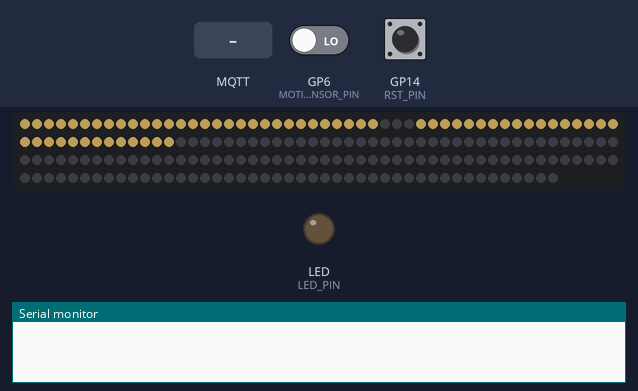
Bench run of a program on a simulated Raspberry Pi Pico W. Parts: 195 RGB LEDs in strip order, left to right, continuing on the next row, output pins drawn as LEDs (lit = HIGH), the last lines printed to the serial monitor. Inputs (shaded band) come from the test bench; at power-on: GP14 (RST_PIN) HIGH, GP6 (MOTION_SENSOR_PIN) LOW. Dim RGB values are drawn brighter than linear; WiFi joins after 1.5 s; servers stay silent unless stated; no MQTT or app messages arrive unless stated.

Above: at 1.9 s.
At 8.4 s:
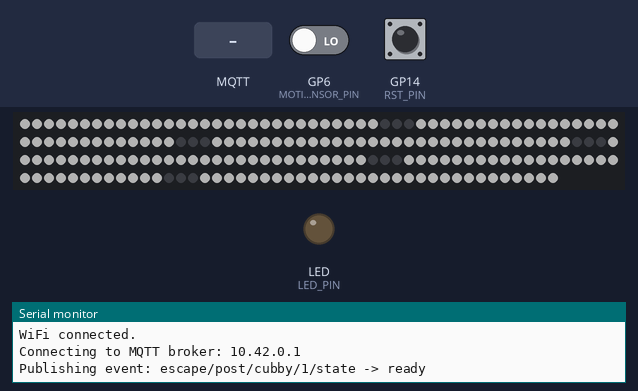
8.5 s: MQTT message "green" arrives on the first subscribed topic
10.0 s: MQTT message "green" arrives on the third subscribed topic
At 10.4 s:
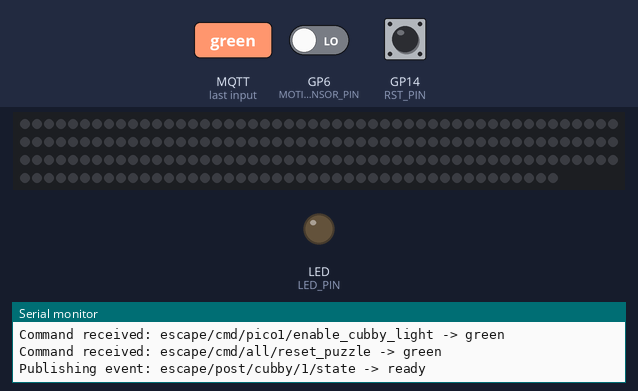
13.2 s: MQTT message "red" arrives on the first subscribed topic
14.7 s: GP14 (RST_PIN) pulled LOW for 0.15 s
Timing chart, 0 to 17.3 s (numbered marks = the images above; inputs shaded):
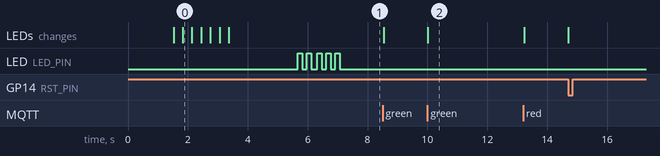

The program:

main.cpp
```cpp
#include <Arduino.h>
#include <WiFi.h>
#include <PubSubClient.h>
#include <Adafruit_NeoPixel.h>

#include "CubbyLedLayout.h"
#include "../../shared/EscapeRoomProtocol.h"
#include "../../shared/LedPowerBudget.h"
#include "../../shared/PostState.h"

#ifndef WIFI_SSID
#define WIFI_SSID "VenueWifi"
#endif

#ifndef WIFI_PASS
#define WIFI_PASS "VenuePassword"
#endif

#ifndef MQTT_BROKER
#define MQTT_BROKER "ceenypie.local"
#endif

#ifndef MQTT_BROKER_FALLBACK
#define MQTT_BROKER_FALLBACK ""
#endif

#ifndef MQTT_BROKER_PORT
#define MQTT_BROKER_PORT 1883
#endif

#ifndef MQTT_CLIENT_ID
#define MQTT_CLIENT_ID "pico1-cubby-approach-leds"
#endif

constexpr int LED_PIN = LED_BUILTIN;
constexpr int RST_PIN = 14;
constexpr int CUBBY_LED_DATA_PIN = 17;
constexpr int MOTION_SENSOR_PIN = 6;

constexpr int CUBBY_COUNT = 6;
constexpr int LEDS_PER_CUBBY = 30;
constexpr int LEDS_BETWEEN_CUBBIES = 3;
constexpr int CUBBY_LED_BRIGHTNESS = 80;
constexpr int STARTUP_CUBBY_STEP_MS = 300;
constexpr int STARTUP_ALL_WHITE_MS = 800;
constexpr int LED_SUPPLY_MA = 3000;
constexpr int LED_POWER_HEADROOM_MA = 500;
constexpr int LED_CURRENT_BUDGET_MA = LED_SUPPLY_MA - LED_POWER_HEADROOM_MA;
constexpr int LED_FULL_WHITE_CURRENT_MA = 60;

constexpr unsigned long MQTT_RETRY_MS = 3000;
constexpr unsigned long SENSOR_TELEMETRY_MS = 1000;
constexpr unsigned long MOTION_DEBOUNCE_MS = 250;
constexpr int MQTT_ATTEMPTS_PER_HOST = 3;

constexpr int TOTAL_CUBBY_LEDS = totalCubbyLedCount(CUBBY_COUNT, LEDS_PER_CUBBY, LEDS_BETWEEN_CUBBIES);

WiFiClient wifiClient;
PubSubClient mqtt(wifiClient);
Adafruit_NeoPixel cubbyStrip(TOTAL_CUBBY_LEDS, CUBBY_LED_DATA_PIN, NEO_GRB + NEO_KHZ800);

bool approachTriggered = false;
bool readyForGameplay = false;
unsigned long lastSensorTelemetry = 0;
int motionLastState = LOW;
unsigned long motionStableStart = 0;
RgbColor cubbyColors[CUBBY_COUNT] = {};

void resetController(bool readyAfterReset = true);
void publishPostState();

uint32_t toStripColor(RgbColor color) {
    return cubbyStrip.Color(color.r, color.g, color.b);
}

int estimateCubbyStripCurrentMa() {
    int estimatedCurrent = 0;

    for (int cubbyNumber = 1; cubbyNumber <= CUBBY_COUNT; ++cubbyNumber) {
        estimatedCurrent += estimateSegmentCurrentMa(
            cubbyColors[cubbyNumber - 1],
            LEDS_PER_CUBBY,
            CUBBY_LED_BRIGHTNESS,
            LED_FULL_WHITE_CURRENT_MA
        );
    }

    return estimatedCurrent;
}

void applyCubbyLights() {
    int estimatedCurrent = estimateCubbyStripCurrentMa();
    int cappedBrightness = cappedBrightnessForBudget(CUBBY_LED_BRIGHTNESS, estimatedCurrent, LED_CURRENT_BUDGET_MA);
    cubbyStrip.setBrightness(cappedBrightness);

    for (int cubbyNumber = 1; cubbyNumber <= CUBBY_COUNT; ++cubbyNumber) {
        CubbyLedSegment segment = cubbySegment(cubbyNumber, LEDS_PER_CUBBY, LEDS_BETWEEN_CUBBIES);
        uint32_t stripColor = toStripColor(cubbyColors[cubbyNumber - 1]);

        for (int offset = 0; offset < segment.count; ++offset) {
            cubbyStrip.setPixelColor(segment.start + offset, stripColor);
        }
    }

    cubbyStrip.show();
}

void clearCubbyLights() {
    for (int cubbyIndex = 0; cubbyIndex < CUBBY_COUNT; ++cubbyIndex) {
        cubbyColors[cubbyIndex] = {0, 0, 0};
    }

    applyCubbyLights();
}

void setCubbySegmentColor(int cubbyNumber, RgbColor color) {
    CubbyLedSegment segment = cubbySegment(cubbyNumber, LEDS_PER_CUBBY, LEDS_BETWEEN_CUBBIES);

    if (cubbyNumber < 1 || cubbyNumber > CUBBY_COUNT || segment.count == 0) {
        mqtt.publish(EscapeTopic::CUBBY_LED_ERROR, "invalid cubby number");
        return;
    }

    cubbyColors[cubbyNumber - 1] = color;
    applyCubbyLights();
    mqtt.publish(EscapeTopic::CUBBY_LED_READY, "ready");
}

void setAllCubbySegments(RgbColor color) {
    for (int cubbyNumber = 1; cubbyNumber <= CUBBY_COUNT; ++cubbyNumber) {
        cubbyColors[cubbyNumber - 1] = color;
    }

    applyCubbyLights();
}

void setCubbyPostStatus(int cubbyNumber, const String& status) {
    if (status == "green") {
        setCubbySegmentColor(cubbyNumber, {0, 255, 0});
    } else if (status == "red") {
        setCubbySegmentColor(cubbyNumber, {255, 0, 0});
    } else if (status == "white") {
        setCubbySegmentColor(cubbyNumber, {255, 255, 255});
    } else if (status == "off") {
        setCubbySegmentColor(cubbyNumber, {0, 0, 0});
    }
}

void runStartupLightPost() {
    clearCubbyLights();

    for (int cubbyNumber = 1; cubbyNumber <= CUBBY_COUNT; ++cubbyNumber) {
        setCubbySegmentColor(cubbyNumber, {255, 210, 120});
        delay(STARTUP_CUBBY_STEP_MS);
    }

    setAllCubbySegments({255, 255, 255});
    delay(STARTUP_ALL_WHITE_MS);
}

void publishEvent(const char* topic, const char* payload) {
    Serial.print("Publishing event: ");
    Serial.print(topic);
    Serial.print(" -> ");
    Serial.println(payload);

    if (!mqtt.publish(topic, payload)) {
        Serial.println("MQTT publish failed.");
    }
}

void handleMessage(char* topic, byte* payload, unsigned int length) {
    String message;

    for (unsigned int i = 0; i < length; ++i) {
        message += static_cast<char>(payload[i]);
    }

    String topicText(topic);
    Serial.print("Command received: ");
    Serial.print(topic);
    Serial.print(" -> ");
    Serial.println(message);

    if (topicText == EscapeTopic::STATUS_REQUEST || topicText == EscapeTopic::LEGACY_POST_QUERY) {
        publishPostState();
    } else if (topicText == EscapeTopic::RESET_PUZZLE || topicText == EscapeTopic::LEGACY_GAME_RESET) {
        resetController(true);
    } else if (topicText == EscapeTopic::ENABLE_CUBBY_LIGHT || topicText == EscapeTopic::LEGACY_CUBBY_1_LIGHT_ON) {
        setCubbySegmentColor(message.toInt() > 0 ? message.toInt() : 1, {255, 210, 120});
    } else if (topicText == "escape/cubby/all/status" && message == "off") {
        readyForGameplay = true;
        clearCubbyLights();
    } else if (topicText.startsWith("escape/cubby/") && topicText.endsWith("/status")) {
        int cubbyStart = String("escape/cubby/").length();
        int cubbyEnd = topicText.indexOf("/status");
        setCubbyPostStatus(topicText.substring(cubbyStart, cubbyEnd).toInt(), message);
    }
}

void blink(int count, int delayMs = 150) {
    for (int i = 0; i < count; ++i) {
        digitalWrite(LED_PIN, HIGH);
        delay(delayMs);
        digitalWrite(LED_PIN, LOW);
        delay(delayMs);
    }
}

void connectWiFi() {
    Serial.print("Connecting to WiFi: ");
    Serial.println(WIFI_SSID);
    WiFi.begin(WIFI_SSID, WIFI_PASS);

    while (WiFi.status() != WL_CONNECTED) {
        digitalWrite(LED_PIN, !digitalRead(LED_PIN));
        delay(500);
        Serial.print(".");
    }

    digitalWrite(LED_PIN, LOW);
    Serial.println();
    Serial.println("WiFi connected.");
    blink(2);
}

bool tryConnectMQTT(const char* broker) {
    if (broker == nullptr || broker[0] == '\0') {
        return false;
    }

    mqtt.setServer(broker, MQTT_BROKER_PORT);
    mqtt.setCallback(handleMessage);

    for (int attempt = 0; attempt < MQTT_ATTEMPTS_PER_HOST && !mqtt.connected(); ++attempt) {
        Serial.print("Connecting to MQTT broker: ");
        Serial.println(broker);

        if (mqtt.connect(MQTT_CLIENT_ID)) {
            mqtt.subscribe(EscapeTopic::ENABLE_CUBBY_LIGHT);
            mqtt.subscribe(EscapeTopic::STATUS_REQUEST);
            mqtt.subscribe(EscapeTopic::RESET_PUZZLE);
            mqtt.subscribe(EscapeTopic::LEGACY_CUBBY_1_LIGHT_ON);
            mqtt.subscribe(EscapeTopic::LEGACY_POST_QUERY);
            mqtt.subscribe(EscapeTopic::LEGACY_GAME_RESET);
            mqtt.subscribe("escape/cubby/1/status");
            mqtt.subscribe("escape/cubby/2/status");
            mqtt.subscribe("escape/cubby/3/status");
            mqtt.subscribe("escape/cubby/4/status");
            mqtt.subscribe("escape/cubby/5/status");
            mqtt.subscribe("escape/cubby/all/status");
            blink(3);
            publishPostState();
            return true;
        }

        Serial.print("MQTT failed, state=");
        Serial.println(mqtt.state());
        delay(MQTT_RETRY_MS);
    }

    return false;
}

void connectMQTT() {
    while (!mqtt.connected()) {
        if (tryConnectMQTT(MQTT_BROKER) || tryConnectMQTT(MQTT_BROKER_FALLBACK)) {
            return;
        }
    }
}

void publishPostState() {
    publishEvent(postStateTopic(1).c_str(), postStatePayload(false));
}

void publishSensorTelemetry() {
    if (!mqtt.connected() || millis() - lastSensorTelemetry < SENSOR_TELEMETRY_MS) {
        return;
    }

    lastSensorTelemetry = millis();
    String payload = "ready=1";
    payload += ",motion=" + String(digitalRead(MOTION_SENSOR_PIN));
    payload += ",approach_triggered=" + String(approachTriggered ? 1 : 0);
    mqtt.publish("escape/telemetry/pico1/motion", payload.c_str());
}

void resetController(bool readyAfterReset) {
    approachTriggered = false;
    readyForGameplay = readyAfterReset;
    digitalWrite(LED_PIN, LOW);
    clearCubbyLights();
    if (mqtt.connected()) {
        publishPostState();
    }
}

void checkMotionApproach() {
    if (!readyForGameplay) {
        return;
    }

    int motionState = digitalRead(MOTION_SENSOR_PIN);
    unsigned long now = millis();

    if (motionState != motionLastState) {
        motionLastState = motionState;
        motionStableStart = now;
    }

    if (motionState == LOW && approachTriggered && now - motionStableStart >= MOTION_DEBOUNCE_MS) {
        approachTriggered = false;
    }

    if (motionState == HIGH && !approachTriggered && now - motionStableStart >= MOTION_DEBOUNCE_MS) {
        approachTriggered = true;
        publishEvent(EscapeTopic::CUBBY_APPROACH_DETECTED, "approach detected");
    }
}

void setup() {
    Serial.begin(115200);
    delay(1500);

    pinMode(LED_PIN, OUTPUT);
    pinMode(RST_PIN, INPUT_PULLUP);
    pinMode(MOTION_SENSOR_PIN, INPUT);
    motionLastState = digitalRead(MOTION_SENSOR_PIN);
    motionStableStart = millis();

    cubbyStrip.begin();
    cubbyStrip.setBrightness(CUBBY_LED_BRIGHTNESS);
    clearCubbyLights();
    runStartupLightPost();

    connectWiFi();
    connectMQTT();
    readyForGameplay = true;
}

void loop() {
    if (WiFi.status() != WL_CONNECTED) {
        connectWiFi();
    }

    if (!mqtt.connected()) {
        connectMQTT();
    }

    mqtt.loop();

    if (digitalRead(RST_PIN) == LOW) {
        resetController(true);
        delay(500);
    }

    checkMotionApproach();
    publishSensorTelemetry();
    delay(50);
}
```

CubbyLedLayout.h
```cpp
#ifndef CUBBY_LED_LAYOUT_H
#define CUBBY_LED_LAYOUT_H

struct CubbyLedSegment {
    int start;
    int count;
};

inline constexpr int totalCubbyLedCount(int cubbyCount, int ledsPerCubby, int ledsBetweenCubbies) {
    if (cubbyCount <= 0 || ledsPerCubby <= 0) {
        return 0;
    }

    int gaps = cubbyCount > 1 ? cubbyCount - 1 : 0;
    return cubbyCount * ledsPerCubby + gaps * ledsBetweenCubbies;
}

inline constexpr CubbyLedSegment cubbySegment(
    int cubbyNumber,
    int ledsPerCubby,
    int ledsBetweenCubbies
) {
    if (cubbyNumber <= 0 || ledsPerCubby <= 0) {
        return {0, 0};
    }

    int start = (cubbyNumber - 1) * (ledsPerCubby + ledsBetweenCubbies);
    return {start, ledsPerCubby};
}

#endif
```

Measured:
- after the input at 10.0 s, the LEDs: change at once (image 2)
